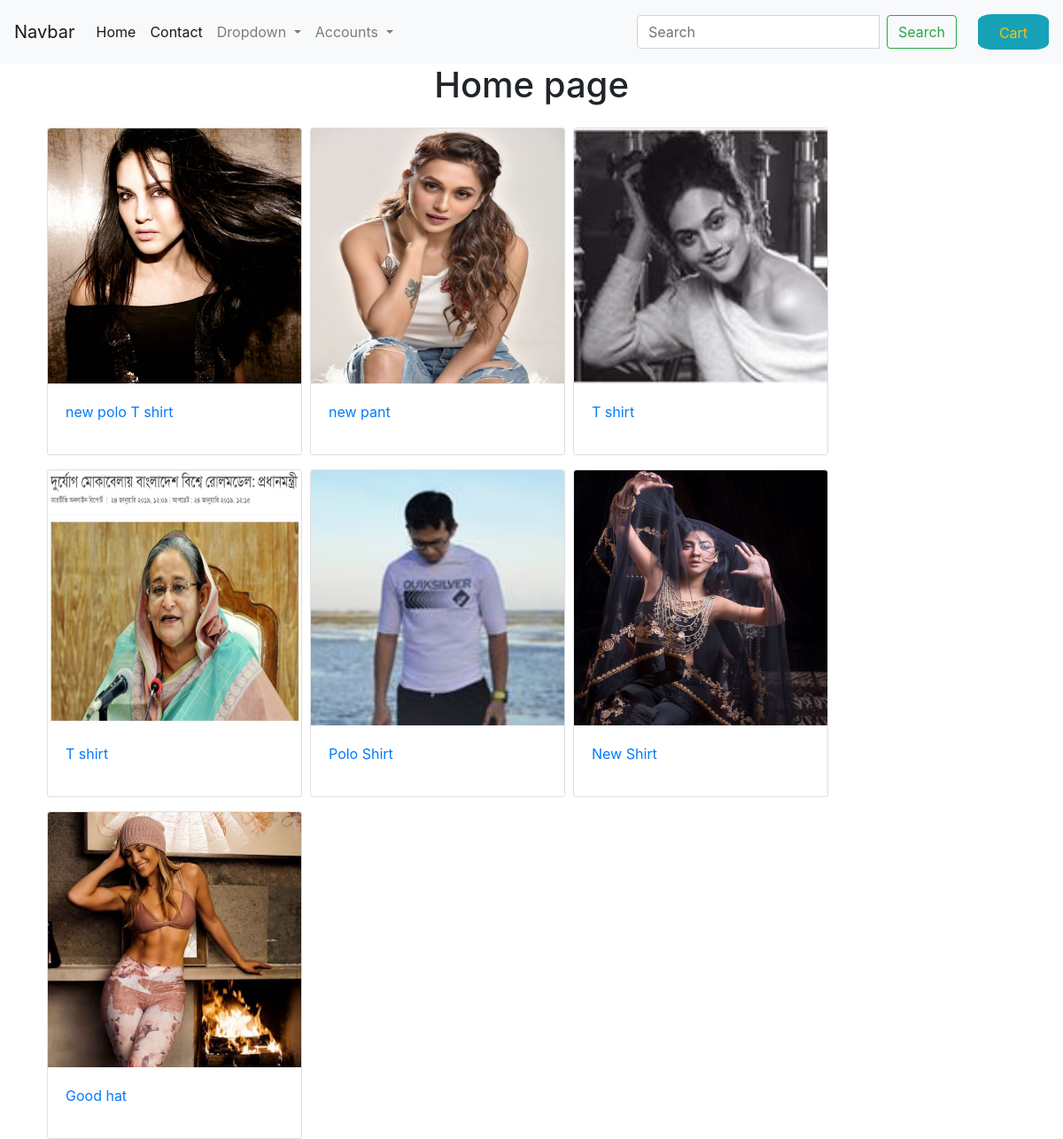
The page / on the database its author committed.
### products/models.py (models this page shows, shortened)
class Product(models.Model):
    title         = models.CharField(max_length=120)
    slug          = models.SlugField(blank=True, null=True, unique=True)
    description   = models.TextField()
    price         = models.DecimalField(max_digits=20, decimal_places=2, default=99.99)
    image         = models.ImageField(default='default.png', blank = True, null=True)
    featured      = models.BooleanField(default=False)
    active        = models.BooleanField(default=True)
    class Meta():
        ordering = ('-title',)
    objects = ProductManager()

### products/views.py (the view)
# urls.py: path('', views.ProductListView.as_view(), name= 'home'),
class ProductListView(ListView):
    model    = Product
    template_name = 'product/list.html'
    def get_context_data(self, *args, **kwargs):
        context = super(ProductListView, self).get_context_data(*args, **kwargs)
        context['product'] = Product.objects.all()
        return context

### products/models.py (called while the page is built)
    def active(self):
        return self.filter(active=True)

    def get_queryset(self):
        return ProductQueryset(self.model, using=self._db)

    def all(self):
        return self.get_queryset().active()

### templates/product/list.html (shortened to what this page needs)
{% extends 'base.html' %}
{% block content %}
<h1 class="text-center">Home page</h1>
<div class="container">
  <div class="">
    <div class="row">
      {% for post in product %}
      <div class="col-sm-3 ml-2 mr-1 mt-3">
        <div class="card" style="width: 18rem;">
        <a href="{% url 'slug_detail' post.slug %}"><img class="card-img-top" src="{{ post.image.url }}" alt="Card image cap" style="height: 18rem;" ></a>
         <div class="card-body">
           <p><a href="{% url 'slug_detail' post.slug %}">{{ post.title }}</a></p>
         </div>
        </div>
      </div>
      {% endfor %}
    </div>
  </div>
</div>
{% endblock %}

### templates/base.html (shortened to what this page needs)
{% url 'home' as home_url %}
{% url 'cart' as cart_url %}
{% url 'login' as login_url %}
{% url 'logout' as logout_url %}
{% url 'signup' as signup_url %}
<!doctype html>
<html lang="en">
  <head>
    <link rel="stylesheet" href="https://maxcdn.bootstrapcdn.com/bootstrap/4.0.0/css/bootstrap.min.css">
  </head>
  <body>
    <nav class="navbar navbar-expand-lg navbar-light bg-light">
       <a class="navbar-brand" href="#">Navbar</a>
  <div class="collapse navbar-collapse" id="navbarSupportedContent">
    <ul class="navbar-nav mr-auto">
      <li class="nav-item {% if request.path == home_url %}active{% endif %}">
        <a class="nav-link" href="{{ home_url }}">Home </a>
      </li>
      <li class="nav-item {% if request.path == home_url %}active{% endif %}">
        <a class="nav-link" href="{{ home_url }}">Contact </a>
      </li>
      <li class="nav-item dropdown">
        <a class="nav-link dropdown-toggle" href="#" id="navbarDropdown" role="button" data-toggle="dropdown" aria-haspopup="true" aria-expanded="false">
          Dropdown
        </a>
      </li>
      <li class="nav-item dropdown">
        <a class="nav-link dropdown-toggle {% if request.path == login_url or request.path == signup_url %}active{% endif %}" href="#" id="navbarDropdown" role="button" data-toggle="dropdown" aria-haspopup="true" aria-expanded="false">
          Accounts
        </a>
      </li>
      <li class="nav-item">
        <a class="nav-link text-warning" href="#">{{ user.username }} </a>
      </li>
    </ul>
    <div class="mr-4">
        {% include 'search/search.html' %}
    </div>
    <span class="navbar-text">
        <a style="width: 80px; height: 40px; line-height: 40px; padding:0; border-radius: 20%;" class="nav-link btn btn-info" href="{{ cart_url }}">
           <span class="text-warning"> Cart</span></a>
    </span>
  </div>
</nav>
    <div class="">
      {% block content %}
      {% endblock %}
    </div>
  </body>
</html>

### templates/search/search.html
<form method="GET" action="{% url 'query' %}" class="form-inline my-2 my-lg-0">
  <div class="input-group">
    <input class="form-control mr-sm-2" type="search" placeholder="Search" name='q' aria-label="Search"
    value="{{ request.GET.q }}">
    <span class="input-group-btn">
    <button class="btn btn-outline-success my-2 my-sm-0" type="submit">Search</button>
    </span>
  </div>
</form>

### rows shown on the page
Product: image (picture), title "new polo T shirt"
Product: image (picture), title "new pant"
Product: image (picture), title "T shirt"
Product: image (picture), title "T shirt"
Product: image (picture), title "Polo Shirt"
Product: image (picture), title "New Shirt"
Product: image (picture), title "Good hat"
